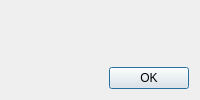
<?xml version="1.0" encoding="UTF-8"?>
<ui version="4.0"><class>PrefabStageErrorDialog</class>
 <widget class="QDialog" name="PrefabStageErrorDialog"><property name="windowTitle"><string>Prefab Stage</string></property>
  <layout class="QVBoxLayout" name="mainLayout"><item><widget class="QLabel" name="messageLabel"><property name="text"><string/></property><property name="wordWrap"><bool>true</bool></property><property name="textFormat"><enum>Qt::PlainText</enum></property></widget></item><item><widget class="QDialogButtonBox" name="buttonBox"><property name="standardButtons"><set>QDialogButtonBox::Ok</set></property></widget></item></layout>
 </widget><resources/><connections/>
</ui>
